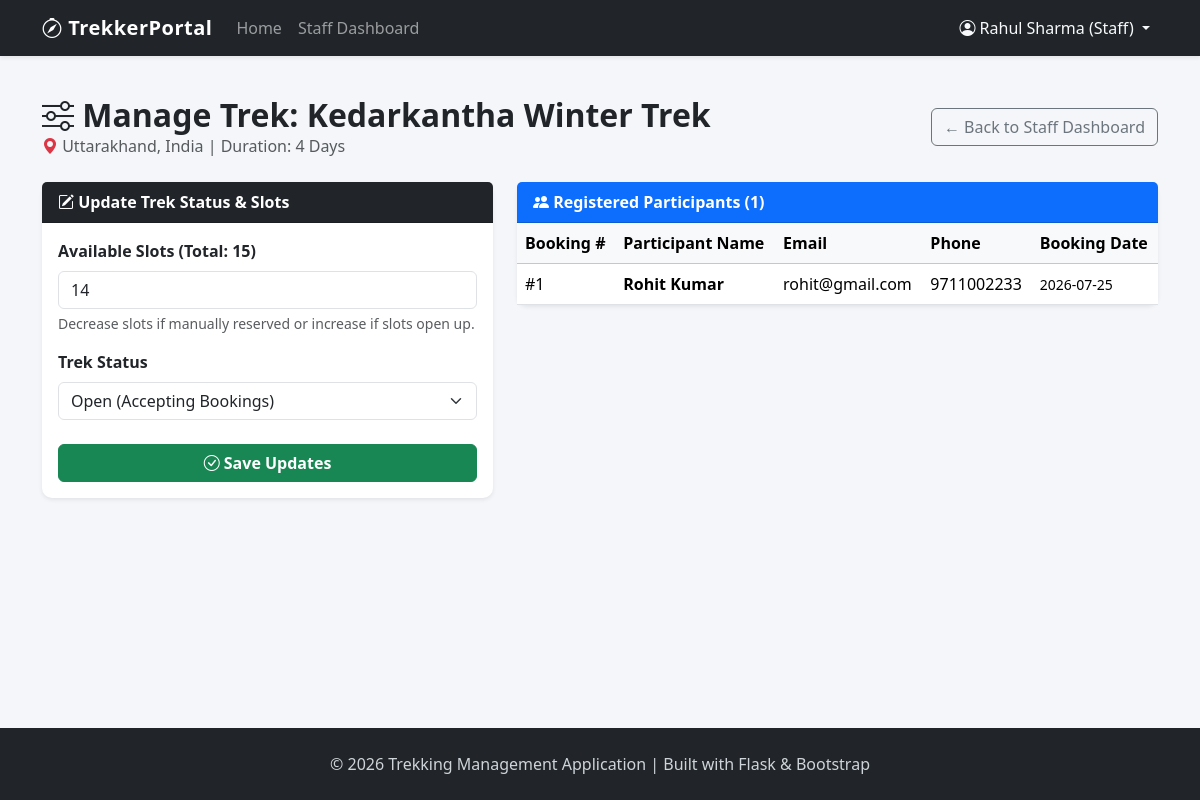
The page /staff/trek/manage/1 (signed in) on the database its author committed.
### models.py (models this page shows, shortened)
class User(db.Model):
    __tablename__ = 'users'
    id = db.Column(db.Integer, primary_key=True)
    username = db.Column(db.String(50), unique=True, nullable=False)
    password = db.Column(db.String(255), nullable=False) # Hashed password storage
    full_name = db.Column(db.String(100), nullable=False)
    email = db.Column(db.String(120), nullable=False)
    phone = db.Column(db.String(20), nullable=True)
    role = db.Column(db.String(20), nullable=False, default='User')  # 'Admin', 'Staff', 'User'
    status = db.Column(db.String(20), nullable=False, default='Active') # 'Active', 'Pending', 'Blacklisted'
    created_at = db.Column(db.DateTime, default=datetime.utcnow)
    bookings = db.relationship('Booking', backref='user', lazy=True, cascade='all, delete-orphan')
    assigned_treks = db.relationship('Trek', backref='assigned_staff', lazy=True)

class Trek(db.Model):
    __tablename__ = 'treks'
    id = db.Column(db.Integer, primary_key=True)
    name = db.Column(db.String(100), nullable=False)
    location = db.Column(db.String(100), nullable=False)
    difficulty = db.Column(db.String(20), nullable=False)  # 'Easy', 'Moderate', 'Hard'
    duration_days = db.Column(db.Integer, nullable=False)
    total_slots = db.Column(db.Integer, nullable=False)
    available_slots = db.Column(db.Integer, nullable=False)
    price = db.Column(db.Float, nullable=False, default=0.0)
    status = db.Column(db.String(20), nullable=False, default='Open')  # 'Open', 'Closed', 'Completed'
    start_date = db.Column(db.String(20), nullable=False)
    end_date = db.Column(db.String(20), nullable=False)
    assigned_staff_id = db.Column(db.Integer, db.ForeignKey('users.id'), nullable=True)
    created_at = db.Column(db.DateTime, default=datetime.utcnow)
    bookings = db.relationship('Booking', backref='trek', lazy=True, cascade='all, delete-orphan')

class Booking(db.Model):
    __tablename__ = 'bookings'
    id = db.Column(db.Integer, primary_key=True)
    user_id = db.Column(db.Integer, db.ForeignKey('users.id'), nullable=False)
    trek_id = db.Column(db.Integer, db.ForeignKey('treks.id'), nullable=False)
    booking_date = db.Column(db.DateTime, default=datetime.utcnow)
    status = db.Column(db.String(20), nullable=False, default='Booked')  # 'Booked', 'Cancelled', 'Completed'
    seats = db.Column(db.Integer, nullable=False, default=1)

### app.py (the view, shortened to what this page needs)
@app.route('/staff/trek/manage/<int:trek_id>', methods=['GET', 'POST'])
def manage_trek(trek_id):
    if not is_logged_in() or session.get('role') != 'Staff':
        flash('Staff access required.', 'danger')
        return redirect(url_for('login'))
    user = get_current_user()
    trek = Trek.query.get_or_404(trek_id)
    if trek.assigned_staff_id != user.id:
        flash('You are not assigned to manage this trek.', 'danger')
        return redirect(url_for('staff_dashboard'))
    bookings = Booking.query.filter_by(trek_id=trek.id).all()
    return render_template('staff/manage_trek.html', trek=trek, bookings=bookings)

### app.py (called while the page is built)
def is_logged_in():
    return 'user_id' in session

def get_current_user():
    if is_logged_in():
        return User.query.get(session['user_id'])
    return None

@app.context_processor
def inject_user():
    return dict(current_user=get_current_user())

### templates/staff/manage_trek.html (shortened to what this page needs)
{% extends "base.html" %}
{% block content %}
<div class="d-flex justify-content-between align-items-center mb-4">
    <div>
        <h2 class="fw-bold text-dark mb-0"><i class="bi bi-sliders"></i> Manage Trek: {{ trek.name }}</h2>
        <p class="text-muted mb-0"><i class="bi bi-geo-alt-fill text-danger"></i> {{ trek.location }} | Duration: {{ trek.duration_days }} Days</p>
    </div>
    <a href="{{ url_for('staff_dashboard') }}" class="btn btn-outline-secondary">
        &larr; Back to Staff Dashboard
    </a>
</div>
<div class="row g-4 mb-4">
    <div class="col-md-5">
        <div class="card shadow-sm">
            <div class="card-header bg-dark text-white fw-bold">
                <i class="bi bi-pencil-square"></i> Update Trek Status & Slots
            </div>
            <div class="card-body">
                <form action="{{ url_for('manage_trek', trek_id=trek.id) }}" method="POST">
                    <div class="mb-3">
                        <label for="available_slots" class="form-label fw-bold">Available Slots (Total: {{ trek.total_slots }})</label>
                        <input type="number" class="form-control" id="available_slots" name="available_slots" min="0" max="{{ trek.total_slots }}" value="{{ trek.available_slots }}" required>
                        <div class="form-text">Decrease slots if manually reserved or increase if slots open up.</div>
                    </div>
                    <div class="mb-4">
                        <label for="status" class="form-label fw-bold">Trek Status</label>
                        <select class="form-select" id="status" name="status" required>
                            <option value="Open" {% if trek.status == 'Open' %}selected{% endif %}>Open (Accepting Bookings)</option>
                        </select>
                    </div>
                    <button type="submit" class="btn btn-success w-100 fw-bold">
                        <i class="bi bi-check-circle"></i> Save Updates
                    </button>
                </form>
            </div>
        </div>
    </div>
    <div class="col-md-7">
        <div class="card shadow-sm">
            <div class="card-header bg-primary text-white fw-bold">
                <i class="bi bi-people-fill"></i> Registered Participants ({{ bookings|length }})
            </div>
            <div class="card-body p-0">
                <div class="table-responsive">
                    <table class="table table-hover align-middle mb-0">
                        <thead class="table-light">
                            <tr>
                                <th>Booking #</th>
                                <th>Participant Name</th>
                                <th>Email</th>
                                <th>Phone</th>
                                <th>Booking Date</th>
                            </tr>
                        </thead>
                        <tbody>
                            {% for b in bookings %}
                                <tr>
                                    <td>#{{ b.id }}</td>
                                    <td class="fw-bold">{{ b.user.full_name }}</td>
                                    <td>{{ b.user.email }}</td>
                                    <td>{{ b.user.phone or 'N/A' }}</td>
                                    <td><small>{{ b.booking_date.strftime('%Y-%m-%d') }}</small></td>
                                </tr>
                            {% else %}
                                <tr>
                                    <td colspan="5" class="text-center text-muted p-4">No participants registered for this trek yet.</td>
                                </tr>
                            {% endfor %}
                        </tbody>
                    </table>
                </div>
            </div>
        </div>
    </div>
</div>
{% endblock %}

### templates/base.html (shortened to what this page needs)
<!DOCTYPE html>
<html lang="en">
<head>
    <link href="https://cdn.jsdelivr.net/npm/bootstrap@5.3.2/dist/css/bootstrap.min.css" rel="stylesheet">
    <link rel="stylesheet" href="https://cdn.jsdelivr.net/npm/bootstrap-icons@1.11.1/font/bootstrap-icons.css">
    <link rel="stylesheet" href="{{ url_for('static', filename='css/style.css') }}">
</head>
<body>
    <nav class="navbar navbar-expand-lg navbar-dark bg-dark sticky-top shadow-sm">
        <div class="container">
            <a class="navbar-brand" href="{{ url_for('index') }}">
                <i class="bi bi-compass"></i> TrekkerPortal
            </a>
            <div class="collapse navbar-collapse" id="navbarNav">
                <ul class="navbar-nav me-auto">
                    <li class="nav-item">
                        <a class="nav-link" href="{{ url_for('index') }}">Home</a>
                    </li>
                    {% if current_user %}
                        {% if current_user.role == 'Admin' %}
                            <li class="nav-item">
                                <a class="nav-link" href="{{ url_for('admin_dashboard') }}">Admin Dashboard</a>
                            </li>
                            <li class="nav-item">
                                <a class="nav-link" href="{{ url_for('add_trek') }}">Add Trek</a>
                            </li>
                        {% elif current_user.role == 'Staff' %}
                            <li class="nav-item">
                                <a class="nav-link" href="{{ url_for('staff_dashboard') }}">Staff Dashboard</a>
                            </li>
                        {% endif %}
                    {% endif %}
                </ul>
                <ul class="navbar-nav ms-auto">
                    {% if current_user %}
                        <li class="nav-item dropdown">
                            <a class="nav-link dropdown-toggle text-light" href="#" role="button" data-bs-toggle="dropdown">
                                <i class="bi bi-person-circle"></i> {{ current_user.full_name }} ({{ current_user.role }})
                            </a>
                        </li>
                    {% endif %}
                </ul>
            </div>
        </div>
    </nav>
    <div class="main-content container my-4">
        {% block content %}{% endblock %}
    </div>
    <footer>
        <div class="container text-center">
            <p class="mb-0">&copy; 2026 Trekking Management Application | Built with Flask & Bootstrap</p>
        </div>
    </footer>
</body>
</html>

### static/css/style.css (style rules this page uses)
body { background-color: #f4f6f9; font-family: 'Segoe UI', Tahoma, Geneva, Verdana, sans-serif; min-height: 100vh; display: flex; flex-direction: column; }
.main-content { flex: 1; }
.navbar-brand { font-weight: 700; letter-spacing: 0.5px; }
.card { border-radius: 10px; border: none; box-shadow: 0 4px 12px rgba(0, 0, 0, 0.05); transition: transform 0.2s ease, box-shadow 0.2s ease; }
.table th { background-color: #f8f9fa; font-weight: 600; }
footer { background-color: #212529; color: #ced4da; padding: 1.5rem 0; margin-top: auto; }

### rows shown on the page
User: full_name "Rahul Sharma", role "Staff"
Trek: name "Kedarkantha Winter Trek", location "Uttarakhand, India", duration_days "4", total_slots "15", available_slots "14", status "Open (Accepting Bookings)"
Booking: id "1", user.full_name "Rohit Kumar", user.email "rohit@gmail.com", user "9711002233", booking_date "2026-07-25"

### other values the page prints
{{ bookings|length }} "1"
